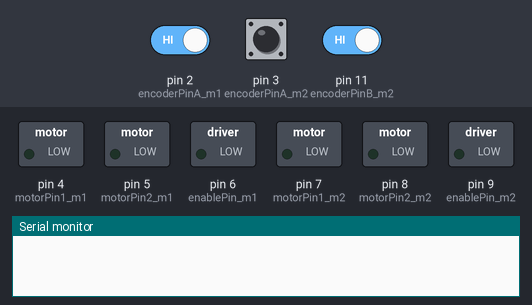
A sketch run on a simulated Arduino Uno, built with avr-gcc and run on an emulated ATmega328P. Shown: switched loads named in the sketch (green lamp = pin HIGH), the last lines printed to the serial monitor. The inputs (shaded band) are chosen by the test bench; at power-on: pin 3 (encoderPinA_m2) HIGH, pin 2 (encoderPinA_m1) HIGH, pin 11 (encoderPinB_m2) HIGH.

Above: at 0.1 s.
At 4.2 s:
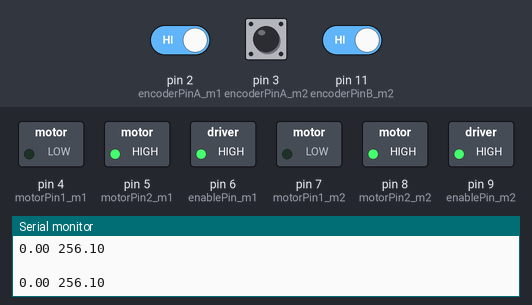
4.3 s: pin 3 (encoderPinA_m2) pulsed LOW 5 times (0.12 s each, 0.3 s apart)
Timing chart, 0 to 7.3 s (numbered marks = the images above; inputs shaded):
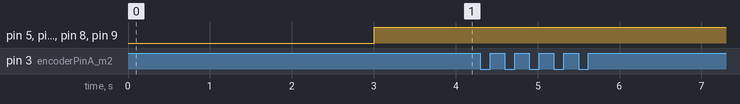

The sketch:

PIDcode.ino
```cpp
/*
   7MRI0060 - Applied Medical Robotics Module
   October 2024
   Author: Alejandro Granados and Harry Robertshaw

   Purpose: Run a PID controller

   Tasks:
    1. Set pins to code
    2. Compute degrees and bound them to [-360,360]
    3. Compute elapsed time (deltaT) and control the frequency of printing
    4. Set demand position in degrees and compute errors (compared to previous, accumulation, and differential).
       Hint: make sure you update previous error at the end.
    5. Compute PID
    6. Send voltage to motors
    7. Plot demand versus current position in degrees
*/

// Define constants for pulses per revolution (PPR) and gear ratio (GR)
const float PPR = 3575.0855;
const float GR = 297.924;
const float CPR = 3; //encoder counts per revolution ie pulses per revolution

// Variables for tracking encoder positions
volatile long counter_m1 = 0;
volatile long counter_m2 = 0;
int aLastState_m1; //Last state of encoders from pin A motor 1(pin 2) --> Used to identify whether there is movement of the motor
int aLastState_m2; //Last state of encoders from pin A motor 2(pin 3) --> Used to identify whether there is movement of the motor

// Pins for reading encoders of motor 1 and 2
const int encoderPinA_m1 = 2;
const int encoderPinB_m1 = 10;
const int encoderPinA_m2 = 3;
const int encoderPinB_m2 = 11;

// Pins for setting the direction of motor 1 and 2
const int motorPin1_m1 = 4;//#4; //Comeback here and revise positions of the motorpins
const int motorPin2_m1 = 5;//5;
const int motorPin1_m2 = 7;
const int motorPin2_m2 = 8;

// Pins for setting the speed of rotation (Enable pin) of motors 1 and 2
const int enablePin_m1 = 6; //Comeback to verify the wirings
const int enablePin_m2 = 9;

// Variables for encoder positions and desired positions
long currentPosition_m1 = 0; //Current position of motor 1 according to counter
long currentPosition_m2 = 0; //Current position of motor 2 according to counter
float demandPositionInDegrees_m1 = 256.1; //Position that we are inputting into motor 1 in degrees
float demandPositionInDegrees_m2 = 256.1; //Position that we are inputting into motor 2 in degrees
float currentPositionInDegrees_m1; //Current position of motor 1 in degrees based on currentPosition_m1 variable
float currentPositionInDegrees_m2; //Current position of motor 2 in degrees based on currentPosition_m2 variable

// Time parameters to calculate speed of program execution
unsigned long currentTime;
unsigned long previousTime = 0;
unsigned long deltaT;

// PID gains to optimise accuracy and reduce error
float Kp_m1 = 20, Kd_m1 = 0, Ki_m1 = 0;
float Kp_m2 = 20, Kd_m2 = 0, Ki_m2 = 0;

// Error values --> Initialised for use later on in the program
float errorPositionInDegrees_prev_m1 = 0, errorPositionInDegrees_sum_m1 = 0;
float errorPositionInDegrees_prev_m2 = 0, errorPositionInDegrees_sum_m2 = 0;

void setup() {

  Serial.begin(9600);

  // Task 1: Initialize the pins using pinMode and attachInterrupt functions
  pinMode(encoderPinA_m1, INPUT_PULLUP);
  pinMode(encoderPinB_m1, INPUT_PULLUP);
  pinMode(encoderPinA_m2, INPUT_PULLUP);
  pinMode(encoderPinB_m2, INPUT_PULLUP);

  pinMode(motorPin1_m1, OUTPUT);
  pinMode(motorPin2_m1, OUTPUT);
  pinMode(enablePin_m1, OUTPUT);
  pinMode(motorPin1_m2, OUTPUT);
  pinMode(motorPin2_m2, OUTPUT);
  pinMode(enablePin_m2, OUTPUT);


  attachInterrupt(digitalPinToInterrupt(encoderPinA_m1), updateEncoder_m1, CHANGE);
  attachInterrupt(digitalPinToInterrupt(encoderPinA_m2), updateEncoder_m2, CHANGE);

  aLastState_m1 = digitalRead(encoderPinA_m1);
  aLastState_m2 = digitalRead(encoderPinA_m2);

  delay(3000);
  previousTime = micros();

}

void loop() {
  // Task 2: Compute the current position in degrees and bound it to [-360,360]
  currentPositionInDegrees_m1 = ((counter_m1 * 360) / (CPR * GR * 2));

  if (currentPositionInDegrees_m1 >= 360.0 || currentPositionInDegrees_m1 <= -360.0) {
    counter_m1 -= ((GR * CPR * 2) * ((int)(currentPositionInDegrees_m1 / 360)));
  }

  currentPositionInDegrees_m2 = ((counter_m2 * 360) / (CPR * GR * 2));

  if (currentPositionInDegrees_m2 >= 360.0 || currentPositionInDegrees_m2 <= -360.0){
    counter_m2 -= ((GR * CPR * 2) * ((int)(currentPositionInDegrees_m2 / 360)));
  }

  // Task 3: Compute elapsed time (deltaT) and control the frequency of printing

  currentTime = micros();
  deltaT = currentTime - previousTime;
  previousTime = currentTime;

  Serial.println(" ");
  // digitalWrite(motorPin1_m1, HIGH);

  if (deltaT > 400) {
    // Task 4: Compute error (P,I,D), and ensure that the previous error is updated to minimize error and optimize accuracy
    float errorPositionInDegrees_m1 = currentPositionInDegrees_m1 - demandPositionInDegrees_m1;
    float errorPositionInDegrees_diff_m1 = (errorPositionInDegrees_m1 - errorPositionInDegrees_prev_m1) / deltaT;
    errorPositionInDegrees_sum_m1 += errorPositionInDegrees_m1;
    errorPositionInDegrees_prev_m1 = errorPositionInDegrees_m1;

    float errorPositionInDegrees_m2 = currentPositionInDegrees_m2 - demandPositionInDegrees_m2;
    float errorPositionInDegrees_diff_m2 = (errorPositionInDegrees_m2 - errorPositionInDegrees_prev_m2) / deltaT;
    errorPositionInDegrees_sum_m2 += errorPositionInDegrees_m2;
    errorPositionInDegrees_prev_m2 = errorPositionInDegrees_m2;


    // Task 5: Compute the PID output
    float controllerOutput_m1 = errorPositionInDegrees_m1 * Kp_m1 + errorPositionInDegrees_diff_m1 * Kd_m1 + errorPositionInDegrees_sum_m1 * Ki_m1 * deltaT;
    controllerOutput_m1 = constrain(controllerOutput_m1, -255, 255); //Restricting the amount of voltage that can be sent to the motors

    float controllerOutput_m2 = errorPositionInDegrees_m2 * Kp_m2 + errorPositionInDegrees_diff_m2 * Kd_m2 + errorPositionInDegrees_sum_m2 * Ki_m2 * deltaT;
    controllerOutput_m2 = constrain(controllerOutput_m2, -255, 255); //Restricting the amount og voltage that can be sent to the motors

    // Serial.print(controllerOutput_m1);
    // Serial.println(controllerOutput_m2);
    // Task 6: Send voltage to motors
    if (controllerOutput_m1 > 0){
      digitalWrite(motorPin1_m1, HIGH);
      digitalWrite(motorPin2_m1, LOW);
      analogWrite(enablePin_m1, controllerOutput_m1);
    } else {
      digitalWrite(motorPin1_m1, LOW);
      digitalWrite(motorPin2_m1, HIGH);
      analogWrite(enablePin_m1, -controllerOutput_m1);
    }

    if (controllerOutput_m2 > 0){
      digitalWrite(motorPin1_m2, HIGH);
      digitalWrite(motorPin2_m2, LOW);
      analogWrite(enablePin_m2, controllerOutput_m2);
    } else {
      digitalWrite(motorPin1_m2, LOW);
      digitalWrite(motorPin2_m2, HIGH);
      analogWrite(enablePin_m2, -controllerOutput_m2);
    }

    // Task 7: Print the current position and demanded position in degrees for plotting
    Serial.print(currentPositionInDegrees_m1);
    Serial.print(" ");
    Serial.println(demandPositionInDegrees_m1);

    Serial.print(currentPositionInDegrees_m2);
    Serial.print(" ");
    Serial.println(demandPositionInDegrees_m2);


  }
}

// Interrupt functions for tracking the encoder positions
void updateEncoder_m1() {
  // Code to update counter_m1 based on the state of the encoder pins
  aLastState_m1 = counter_m1;
  int aState_m1 = digitalRead(encoderPinA_m1);
  int bState_m1 = digitalRead(encoderPinB_m1);
  if (aState_m1 != aLastState_m1){
    if (bState_m1 != aState_m1){
      counter_m1 += 1;
    } else {
      counter_m1 -= 1;
    }
    aLastState_m1 = aState_m1;
  }

}

void updateEncoder_m2() {
  // Code to update counter_m2 based on the state of the encoder pins
  aLastState_m2 = counter_m2;
  int aState_m2 = digitalRead(encoderPinA_m2);
  int bState_m2 = digitalRead(encoderPinB_m2);
  if (aState_m2 != aLastState_m2){
    if (bState_m2 != aState_m2){
      counter_m2 += 1;
    } else {
      counter_m2 -= 1;
    }
    aLastState_m2 = aState_m2;
  }
}
 
```
